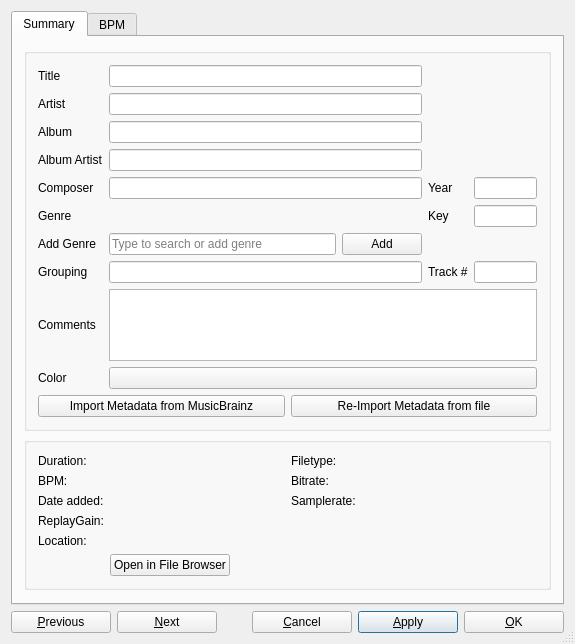
<?xml version="1.0" encoding="UTF-8"?>
<ui version="4.0">
 <class>DlgTrackInfo</class>
 <widget class="QDialog" name="DlgTrackInfo">
  <property name="geometry">
   <rect>
    <x>0</x>
    <y>0</y>
    <width>575</width>
    <height>642</height>
   </rect>
  </property>
  <property name="sizePolicy">
   <sizepolicy hsizetype="Preferred" vsizetype="Preferred">
    <horstretch>0</horstretch>
    <verstretch>0</verstretch>
   </sizepolicy>
  </property>
  <property name="windowTitle">
   <string>Track Editor</string>
  </property>
  <property name="toolTip">
   <string/>
  </property>
  <property name="sizeGripEnabled">
   <bool>true</bool>
  </property>
  <layout class="QVBoxLayout" name="verticalLayout_2">
   <item>
    <widget class="QTabWidget" name="tabWidget">
     <property name="sizePolicy">
      <sizepolicy hsizetype="Preferred" vsizetype="Preferred">
       <horstretch>0</horstretch>
       <verstretch>0</verstretch>
      </sizepolicy>
     </property>
     <property name="minimumSize">
      <size>
       <width>0</width>
       <height>0</height>
      </size>
     </property>
     <property name="currentIndex">
      <number>0</number>
     </property>
     <widget class="QWidget" name="tabSummary">
      <attribute name="title">
       <string>Summary</string>
      </attribute>
      <layout class="QVBoxLayout" name="summary_layout">
       <item>
        <widget class="QGroupBox" name="groupBox">
         <layout class="QGridLayout" name="tags_layout" columnstretch="0,10,0,2">

          <item row="0" column="0">
           <widget class="QLabel" name="lblTitle">
            <property name="sizePolicy">
             <sizepolicy hsizetype="Preferred" vsizetype="Preferred">
              <horstretch>0</horstretch>
              <verstretch>0</verstretch>
             </sizepolicy>
            </property>
            <property name="font">
             <font>
              <italic>false</italic>
             </font>
            </property>
            <property name="text">
             <string>Title</string>
            </property>
            <property name="alignment">
             <set>Qt::AlignLeading|Qt::AlignLeft|Qt::AlignVCenter</set>
            </property>
           </widget>
          </item>
          <item row="0" column="1">
           <widget class="QLineEdit" name="txtTitle">
            <property name="sizePolicy">
             <sizepolicy hsizetype="Expanding" vsizetype="Fixed">
              <horstretch>0</horstretch>
              <verstretch>0</verstretch>
             </sizepolicy>
            </property>
            <property name="minimumSize">
             <size>
              <width>0</width>
              <height>0</height>
             </size>
            </property>
           </widget>
          </item>

          <item row="0" column="2" rowspan="3" colspan="2">
           <widget class="QWidget" name="coverWidget" native="true">
            <property name="sizePolicy">
             <sizepolicy hsizetype="Preferred" vsizetype="Preferred">
              <horstretch>0</horstretch>
              <verstretch>0</verstretch>
             </sizepolicy>
            </property>
            <layout class="QHBoxLayout" name="coverLayout">
             <property name="spacing">
              <number>0</number>
             </property>
             <property name="sizeConstraint">
              <enum>QLayout::SetDefaultConstraint</enum>
             </property>
            </layout>
           </widget>
          </item>

          <item row="1" column="0">
           <widget class="QLabel" name="lblArtist">
            <property name="sizePolicy">
             <sizepolicy hsizetype="Preferred" vsizetype="Preferred">
              <horstretch>0</horstretch>
              <verstretch>0</verstretch>
             </sizepolicy>
            </property>
            <property name="text">
             <string>Artist</string>
            </property>
            <property name="alignment">
             <set>Qt::AlignLeading|Qt::AlignLeft|Qt::AlignVCenter</set>
            </property>
           </widget>
          </item>
          <item row="1" column="1">
           <widget class="QLineEdit" name="txtArtist">
            <property name="sizePolicy">
             <sizepolicy hsizetype="Expanding" vsizetype="Fixed">
              <horstretch>0</horstretch>
              <verstretch>0</verstretch>
             </sizepolicy>
            </property>
            <property name="minimumSize">
             <size>
              <width>0</width>
              <height>0</height>
             </size>
            </property>
           </widget>
          </item>

          <item row="2" column="0">
           <widget class="QLabel" name="lblAlbum">
            <property name="sizePolicy">
             <sizepolicy hsizetype="Preferred" vsizetype="Preferred">
              <horstretch>0</horstretch>
              <verstretch>0</verstretch>
             </sizepolicy>
            </property>
            <property name="text">
             <string>Album</string>
            </property>
            <property name="alignment">
             <set>Qt::AlignLeading|Qt::AlignLeft|Qt::AlignVCenter</set>
            </property>
           </widget>
          </item>
          <item row="2" column="1">
           <widget class="QLineEdit" name="txtAlbum">
            <property name="sizePolicy">
             <sizepolicy hsizetype="Expanding" vsizetype="Fixed">
              <horstretch>0</horstretch>
              <verstretch>0</verstretch>
             </sizepolicy>
            </property>
            <property name="minimumSize">
             <size>
              <width>0</width>
              <height>0</height>
             </size>
            </property>
           </widget>
          </item>

          <item row="3" column="0">
           <widget class="QLabel" name="lblAlbumArtist">
            <property name="sizePolicy">
             <sizepolicy hsizetype="Preferred" vsizetype="Preferred">
              <horstretch>0</horstretch>
              <verstretch>0</verstretch>
             </sizepolicy>
            </property>
            <property name="text">
             <string>Album Artist</string>
            </property>
            <property name="alignment">
             <set>Qt::AlignLeading|Qt::AlignLeft|Qt::AlignVCenter</set>
            </property>
           </widget>
          </item>
          <item row="3" column="1">
           <widget class="QLineEdit" name="txtAlbumArtist">
            <property name="sizePolicy">
             <sizepolicy hsizetype="Expanding" vsizetype="Fixed">
              <horstretch>0</horstretch>
              <verstretch>0</verstretch>
             </sizepolicy>
            </property>
            <property name="minimumSize">
             <size>
              <width>0</width>
              <height>0</height>
             </size>
            </property>
           </widget>
          </item>

          <item row="3" column="2" colspan="2">
           <widget class="QWidget" name="verticalWidgetStars" native="true">
            <property name="sizePolicy">
             <sizepolicy hsizetype="Preferred" vsizetype="Preferred">
              <horstretch>0</horstretch>
              <verstretch>0</verstretch>
             </sizepolicy>
            </property>
            <layout class="QHBoxLayout" name="starsLayout">
             <property name="spacing">
              <number>0</number>
             </property>
             <property name="sizeConstraint">
              <enum>QLayout::SetDefaultConstraint</enum>
             </property>
            </layout>
           </widget>
          </item>

          <item row="4" column="0">
           <widget class="QLabel" name="lblComposer">
            <property name="text">
             <string>Composer</string>
            </property>
            <property name="alignment">
             <set>Qt::AlignLeading|Qt::AlignLeft|Qt::AlignVCenter</set>
            </property>
           </widget>
          </item>
          <item row="4" column="1">
           <widget class="QLineEdit" name="txtComposer">
            <property name="sizePolicy">
             <sizepolicy hsizetype="Expanding" vsizetype="Fixed">
              <horstretch>0</horstretch>
              <verstretch>0</verstretch>
             </sizepolicy>
            </property>
            <property name="minimumSize">
             <size>
              <width>0</width>
              <height>0</height>
             </size>
            </property>
           </widget>
          </item>

          <item row="4" column="2">
           <widget class="QLabel" name="lblYear">
            <property name="text">
             <string>Year</string>
            </property>
            <property name="alignment">
             <set>Qt::AlignLeading|Qt::AlignLeft|Qt::AlignVCenter</set>
            </property>
           </widget>
          </item>
          <item row="4" column="3">
           <widget class="QLineEdit" name="txtYear">
            <property name="sizePolicy">
             <sizepolicy hsizetype="Expanding" vsizetype="Fixed">
              <horstretch>0</horstretch>
              <verstretch>0</verstretch>
             </sizepolicy>
            </property>
           </widget>
          </item>

          <item row="5" column="0">
           <widget class="QLabel" name="lblGenre">
            <property name="text">
             <string>Genre</string>
            </property>
            <property name="alignment">
             <set>Qt::AlignLeading|Qt::AlignLeft|Qt::AlignVCenter</set>
            </property>
           </widget>
          </item>
          <item row="5" column="1">
           <!--<widget class="QLineEdit" name="txtGenre">-->
           <widget class="QWidget" name="txtGenre">
            <property name="sizePolicy">
             <sizepolicy hsizetype="Expanding" vsizetype="Fixed">
              <horstretch>0</horstretch>
              <verstretch>0</verstretch>
             </sizepolicy>
            </property>
            <property name="minimumSize">
             <size>
              <width>0</width>
              <height>0</height>
             </size>
            </property>
           </widget>
          </item>

          <item row="5" column="2">
           <widget class="QLabel" name="lblKey">
            <property name="text">
             <string>Key</string>
            </property>
            <property name="alignment">
             <set>Qt::AlignLeading|Qt::AlignLeft|Qt::AlignVCenter</set>
            </property>
           </widget>
          </item>
          <item row="5" column="3">
           <widget class="QLineEdit" name="txtKey">
            <property name="sizePolicy">
             <sizepolicy hsizetype="Expanding" vsizetype="Fixed">
              <horstretch>0</horstretch>
              <verstretch>0</verstretch>
             </sizepolicy>
            </property>
            <property name="minimumSize">
             <size>
              <width>0</width>
              <height>0</height>
             </size>
            </property>
           </widget>
          </item>

          <item row="6" column="0">
             <widget class="QLabel" name="labelGenreSelector">
               <property name="text">
                 <string>Add Genre</string>
               </property>
             </widget>
           </item>
           <item row="6" column="1">
             <layout class="QHBoxLayout" name="genreSelectorLayout">
               <item>
                 <widget class="QLineEdit" name="genreSelectorEdit">
                   <property name="placeholderText">
                     <string>Type to search or add genre</string>
                   </property>
                 </widget>
               </item>
               <item>
                 <widget class="QPushButton" name="genreAddButton">
                   <property name="text">
                     <string>Add</string>
                   </property>
                 </widget>
               </item>
             </layout>
           </item>

           <item row="8" column="0">
           <widget class="QLabel" name="lblGrouping">
            <property name="text">
             <string>Grouping</string>
            </property>
            <property name="alignment">
             <set>Qt::AlignLeading|Qt::AlignLeft|Qt::AlignVCenter</set>
            </property>
           </widget>
          </item>
          <item row="8" column="1">
           <widget class="QLineEdit" name="txtGrouping">
            <property name="sizePolicy">
             <sizepolicy hsizetype="Expanding" vsizetype="Fixed">
              <horstretch>0</horstretch>
              <verstretch>0</verstretch>
             </sizepolicy>
            </property>
            <property name="minimumSize">
             <size>
              <width>0</width>
              <height>0</height>
             </size>
            </property>
           </widget>
          </item>

          <item row="8" column="2">
           <widget class="QLabel" name="lblTrackNumber">
            <property name="text">
             <string>Track #</string>
            </property>
            <property name="alignment">
             <set>Qt::AlignLeading|Qt::AlignLeft|Qt::AlignVCenter</set>
            </property>
           </widget>
          </item>
          <item row="8" column="3">
           <widget class="QLineEdit" name="txtTrackNumber">
            <property name="sizePolicy">
             <sizepolicy hsizetype="Expanding" vsizetype="Fixed">
              <horstretch>0</horstretch>
              <verstretch>0</verstretch>
             </sizepolicy>
            </property>
            <property name="minimumSize">
             <size>
              <width>0</width>
              <height>0</height>
             </size>
            </property>
           </widget>
          </item>

          <item row="9" column="0">
           <widget class="QLabel" name="lblTrackComment">
            <property name="text">
             <string>Comments</string>
            </property>
            <property name="alignment">
             <set>Qt::AlignLeading|Qt::AlignLeft|Qt::AlignVCenter</set>
            </property>
           </widget>
          </item>
          <item row="9" column="1" colspan="3">
           <widget class="QPlainTextEdit" name="txtComment">
            <property name="tabChangesFocus">
             <bool>true</bool>
            </property>
           </widget>
          </item>

           <item row="10" column="0">
           <widget class="QLabel" name="lblTrackColor">
            <property name="text">
             <string>Color</string>
            </property>
            <property name="alignment">
             <set>Qt::AlignLeading|Qt::AlignLeft|Qt::AlignVCenter</set>
            </property>
           </widget>
          </item>
          <item row="10" column="1" colspan="3">
           <widget class="QPushButton" name="btnColorPicker">
            <property name="sizePolicy">
             <sizepolicy hsizetype="MinimumExpanding" vsizetype="MinimumExpanding">
              <horstretch>0</horstretch>
              <verstretch>0</verstretch>
             </sizepolicy>
            </property>
           </widget>
          </item>
          <item row="11" column="0">
           <spacer name="horizontalSpacer_5">
            <property name="orientation">
             <enum>Qt::Horizontal</enum>
            </property>
            <property name="sizeHint" stdset="0">
             <size>
              <width>40</width>
              <height>10</height>
             </size>
            </property>
           </spacer>
          </item>
          <item row="11" column="0" colspan="4">
           <layout class="QHBoxLayout" name="meatdata_buttons_layout">
            <item>
             <widget class="QPushButton" name="btnImportMetadataFromMusicBrainz">
              <property name="text">
               <string>Import Metadata from MusicBrainz</string>
              </property>
             </widget>
            </item>
            <item>
             <widget class="QPushButton" name="btnImportMetadataFromFile">
              <property name="text">
               <string>Re-Import Metadata from file</string>
              </property>
             </widget>
            </item>
           </layout>
          </item>

         </layout>
        </widget>
       </item>

       <item>
        <widget class="QGroupBox" name="properties_groupBox">
         <property name="sizePolicy">
          <sizepolicy hsizetype="Preferred" vsizetype="Minimum">
           <horstretch>0</horstretch>
           <verstretch>0</verstretch>
          </sizepolicy>
         </property>
         <layout class="QGridLayout" name="properties_layout" rowstretch="0,0,0,0,0,0" columnstretch="0,1,0,1">

          <item row="0" column="0">
           <widget class="QLabel" name="lblDuration">
            <property name="text">
             <string>Duration:</string>
            </property>
           </widget>
          </item>
          <item row="0" column="1">
           <widget class="QLabel" name="txtDuration">
            <property name="font">
             <font>
              <weight>75</weight>
              <bold>true</bold>
             </font>
            </property>
            <property name="text">
             <string/>
            </property>
            <property name="textInteractionFlags">
             <set>Qt::LinksAccessibleByMouse|Qt::TextSelectableByKeyboard|Qt::TextSelectableByMouse</set>
            </property>
           </widget>
          </item>

          <item row="0" column="2">
           <widget class="QLabel" name="lblType">
            <property name="text">
             <string>Filetype:</string>
            </property>
           </widget>
          </item>
          <item row="0" column="3">
           <widget class="QLabel" name="txtType">
            <property name="font">
             <font>
              <weight>75</weight>
              <bold>true</bold>
             </font>
            </property>
            <property name="text">
             <string/>
            </property>
            <property name="textInteractionFlags">
             <set>Qt::LinksAccessibleByMouse|Qt::TextSelectableByKeyboard|Qt::TextSelectableByMouse</set>
            </property>
           </widget>
          </item>

          <item row="1" column="0">
           <widget class="QLabel" name="lblBpm">
            <property name="text">
             <string>BPM:</string>
            </property>
           </widget>
          </item>
          <item row="1" column="1">
           <widget class="QLabel" name="txtBpm">
            <property name="font">
             <font>
              <weight>75</weight>
              <bold>true</bold>
             </font>
            </property>
            <property name="text">
             <string/>
            </property>
            <property name="textInteractionFlags">
             <set>Qt::LinksAccessibleByMouse|Qt::TextSelectableByKeyboard|Qt::TextSelectableByMouse</set>
            </property>
           </widget>
          </item>

          <item row="1" column="2">
           <widget class="QLabel" name="lblBitrate">
            <property name="text">
             <string>Bitrate:</string>
            </property>
           </widget>
          </item>
          <item row="1" column="3">
           <widget class="QLabel" name="txtBitrate">
            <property name="font">
             <font>
              <weight>75</weight>
              <bold>true</bold>
             </font>
            </property>
            <property name="text">
             <string/>
            </property>
            <property name="textInteractionFlags">
             <set>Qt::LinksAccessibleByMouse|Qt::TextSelectableByKeyboard|Qt::TextSelectableByMouse</set>
            </property>
           </widget>
          </item>

          <item row="2" column="0">
           <widget class="QLabel" name="lblDateAdded">
            <property name="text">
             <string>Date added:</string>
            </property>
           </widget>
          </item>
          <item row="2" column="1">
           <widget class="QLabel" name="txtDateAdded">
            <property name="font">
             <font>
              <weight>75</weight>
              <bold>true</bold>
             </font>
            </property>
            <property name="text">
             <string/>
            </property>
            <property name="textInteractionFlags">
             <set>Qt::LinksAccessibleByMouse|Qt::TextSelectableByKeyboard|Qt::TextSelectableByMouse</set>
            </property>
           </widget>
          </item>

          <item row="2" column="2">
           <widget class="QLabel" name="lblSamplerate">
            <property name="text">
             <string>Samplerate:</string>
            </property>
           </widget>
          </item>
          <item row="2" column="3">
           <widget class="QLabel" name="txtSamplerate">
            <property name="font">
             <font>
              <weight>75</weight>
              <bold>true</bold>
             </font>
            </property>
            <property name="text">
             <string/>
            </property>
           </widget>
          </item>

          <item row="3" column="0">
           <widget class="QLabel" name="lblReplayGain">
            <property name="text">
             <string>ReplayGain:</string>
            </property>
           </widget>
          </item>
          <item row="3" column="1">
           <widget class="QLabel" name="txtReplayGain">
            <property name="font">
             <font>
              <weight>75</weight>
              <bold>true</bold>
             </font>
            </property>
            <property name="text">
             <string/>
            </property>
            <property name="textInteractionFlags">
             <set>Qt::LinksAccessibleByMouse|Qt::TextSelectableByKeyboard|Qt::TextSelectableByMouse</set>
            </property>
           </widget>
          </item>

          <item row="4" column="0">
           <widget class="QLabel" name="lblLocation">
            <property name="text">
             <string>Location:</string>
            </property>
            <property name="alignment">
             <set>Qt::AlignLeading|Qt::AlignLeft|Qt::AlignTop</set>
            </property>
           </widget>
          </item>
          <item row="4" column="1" colspan="3">
           <widget class="QLabel" name="txtLocation">
            <property name="text">
             <string/>
            </property>
            <property name="wordWrap">
             <bool>true</bool>
            </property>
            <property name="textInteractionFlags">
             <set>Qt::LinksAccessibleByMouse|Qt::TextSelectableByKeyboard|Qt::TextSelectableByMouse</set>
            </property>
           </widget>
          </item>

          <item row="5" column="1" colspan="3">
           <layout class="QHBoxLayout" name="openFileBrowser_layout">
            <item>
             <widget class="QPushButton" name="btnOpenFileBrowser">
              <property name="text">
               <string>Open in File Browser</string>
              </property>
             </widget>
            </item>
            <item>
             <spacer name="horizontalSpacer_6">
              <property name="orientation">
               <enum>Qt::Horizontal</enum>
              </property>
              <property name="sizeHint" stdset="0">
               <size>
                <width>40</width>
                <height>10</height>
               </size>
              </property>
             </spacer>
            </item>
           </layout>
          </item>

         </layout>
        </widget>
       </item>
       <item>
        <spacer name="verticalSpacer_2">
         <property name="orientation">
          <enum>Qt::Vertical</enum>
         </property>
         <property name="sizeType">
          <enum>QSizePolicy::MinimumExpanding</enum>
         </property>
         <property name="sizeHint" stdset="0">
          <size>
           <width>20</width>
           <height>2</height>
          </size>
         </property>
        </spacer>
       </item>
      </layout>
     </widget>

     <widget class="QWidget" name="tabBPM">
      <attribute name="title">
       <string>BPM</string>
      </attribute>
      <layout class="QVBoxLayout" name="verticalLayout_4">
       <item>
        <layout class="QHBoxLayout" name="horizontalLayout_4">
         <item>
          <layout class="QGridLayout" name="gridLayout">
           <item row="0" column="0">
            <widget class="QLabel" name="labelBpm">
             <property name="text">
              <string>Track BPM: </string>
             </property>
            </widget>
           </item>
           <item row="0" column="1">
            <widget class="QDoubleSpinBox" name="spinBpm">
             <property name="toolTip">
              <string>Displays the BPM of the selected track.</string>
             </property>
             <property name="decimals">
              <number>8</number>
             </property>
             <property name="maximum">
              <double>500.000000000000000</double>
             </property>
             <property name="singleStep">
              <double>1.000000000000000</double>
             </property>
            </widget>
           </item>
           <item row="1" column="0" colspan="2">
            <widget class="QCheckBox" name="bpmConst">
             <property name="toolTip">
              <string>Converts beats detected by the analyzer into a fixed-tempo beatgrid.
Use this setting if your tracks have a constant tempo (e.g. most electronic music).
Often results in higher quality beatgrids, but will not do well on tracks that have tempo shifts.</string>
             </property>
             <property name="layoutDirection">
              <enum>Qt::RightToLeft</enum>
             </property>
             <property name="text">
              <string>Assume constant tempo</string>
             </property>
            </widget>
           </item>
           <item row="2" column="0">
            <widget class="QPushButton" name="bpmDouble">
             <property name="minimumSize">
              <size>
               <width>125</width>
               <height>0</height>
              </size>
             </property>
             <property name="toolTip">
              <string>Sets the BPM to 200% of the current value.</string>
             </property>
             <property name="text">
              <string>Double BPM</string>
             </property>
            </widget>
           </item>
           <item row="2" column="1">
            <widget class="QPushButton" name="bpmHalve">
             <property name="minimumSize">
              <size>
               <width>125</width>
               <height>0</height>
              </size>
             </property>
             <property name="toolTip">
              <string>Sets the BPM to 50% of the current value.</string>
             </property>
             <property name="text">
              <string>Halve BPM</string>
             </property>
            </widget>
           </item>
           <item row="3" column="0">
            <widget class="QPushButton" name="bpmTwoThirds">
             <property name="minimumSize">
              <size>
               <width>125</width>
               <height>0</height>
              </size>
             </property>
             <property name="toolTip">
              <string>Sets the BPM to 66% of the current value.</string>
             </property>
             <property name="text">
              <string>2/3 BPM</string>
             </property>
            </widget>
           </item>
           <item row="3" column="1">
            <widget class="QPushButton" name="bpmThreeFourth">
             <property name="minimumSize">
              <size>
               <width>125</width>
               <height>0</height>
              </size>
             </property>
             <property name="toolTip">
              <string>Sets the BPM to 75% of the current value.</string>
             </property>
             <property name="text">
              <string>3/4 BPM</string>
             </property>
            </widget>
           </item>
           <item row="4" column="0">
            <widget class="QPushButton" name="bpmThreeHalves">
             <property name="minimumSize">
              <size>
               <width>125</width>
               <height>0</height>
              </size>
             </property>
             <property name="toolTip">
              <string>Sets the BPM to 150% of the current value.</string>
             </property>
             <property name="text">
              <string>3/2 BPM</string>
             </property>
            </widget>
           </item>
           <item row="4" column="1">
            <widget class="QPushButton" name="bpmFourThirds">
             <property name="minimumSize">
              <size>
               <width>125</width>
               <height>0</height>
              </size>
             </property>
             <property name="toolTip">
              <string>Sets the BPM to 133% of the current value.</string>
             </property>
             <property name="text">
              <string>4/3 BPM</string>
             </property>
            </widget>
           </item>
           <item row="2" column="2" rowspan="3">
            <widget class="QPushButton" name="bpmTap">
             <property name="minimumSize">
              <size>
               <width>121</width>
               <height>91</height>
              </size>
             </property>
             <property name="maximumSize">
              <size>
               <width>123</width>
               <height>128</height>
              </size>
             </property>
             <property name="toolTip">
              <string>Tap with the beat to set the BPM to the speed you are tapping.</string>
             </property>
             <property name="text">
              <string>Tap to Beat</string>
             </property>
            </widget>
           </item>
          </layout>
         </item>
        </layout>
       </item>
       <item>
        <widget class="Line" name="line">
         <property name="orientation">
          <enum>Qt::Horizontal</enum>
         </property>
        </widget>
       </item>
       <item>
        <widget class="QPushButton" name="bpmClear">
         <property name="text">
          <string>Clear BPM and Beatgrid</string>
         </property>
        </widget>
       </item>
       <item>
        <widget class="QLabel" name="label">
         <property name="text">
          <string>Hint: Use the Library Analyze view to run BPM detection.</string>
         </property>
        </widget>
       </item>
       <item>
        <spacer name="verticalSpacer">
         <property name="orientation">
          <enum>Qt::Vertical</enum>
         </property>
         <property name="sizeHint" stdset="0">
          <size>
           <width>0</width>
           <height>200</height>
          </size>
         </property>
        </spacer>
       </item>
      </layout>
     </widget>
    </widget>
   </item>
   <item>
    <layout class="QHBoxLayout" name="buttonLayout">
     <item>
      <widget class="QPushButton" name="btnPrev">
       <property name="minimumSize">
        <size>
         <width>100</width>
         <height>0</height>
        </size>
       </property>
       <property name="maximumSize">
        <size>
         <width>95</width>
         <height>16777215</height>
        </size>
       </property>
       <property name="toolTip">
        <string extracomment="&quot;Previous&quot; button">Move to the previous item.</string>
       </property>
       <property name="text">
        <string>&amp;Previous</string>
       </property>
      </widget>
     </item>
     <item>
      <widget class="QPushButton" name="btnNext">
       <property name="minimumSize">
        <size>
         <width>100</width>
         <height>0</height>
        </size>
       </property>
       <property name="toolTip">
        <string extracomment="&quot;Next&quot; button">Move to the next item.</string>
       </property>
       <property name="text">
        <string>&amp;Next</string>
       </property>
      </widget>
     </item>
     <item>
      <spacer name="horizontalSpacer">
       <property name="orientation">
        <enum>Qt::Horizontal</enum>
       </property>
       <property name="sizeHint" stdset="0">
        <size>
         <width>40</width>
         <height>20</height>
        </size>
       </property>
      </spacer>
     </item>
     <item>
      <widget class="QPushButton" name="btnCancel">
       <property name="minimumSize">
        <size>
         <width>100</width>
         <height>0</height>
        </size>
       </property>
       <property name="toolTip">
        <string extracomment="&quot;Cancel&quot; button">Discard changes and close the window.</string>
       </property>
       <property name="text">
        <string>&amp;Cancel</string>
       </property>
       <property name="default">
        <bool>false</bool>
       </property>
      </widget>
     </item>
     <item>
      <widget class="QPushButton" name="btnApply">
       <property name="minimumSize">
        <size>
         <width>100</width>
         <height>0</height>
        </size>
       </property>
       <property name="toolTip">
        <string extracomment="&quot;Apply&quot; button">Save changes and keep the window open.</string>
       </property>
       <property name="text">
        <string>&amp;Apply</string>
       </property>
       <property name="default">
        <bool>true</bool>
       </property>
      </widget>
     </item>
     <item>
      <widget class="QPushButton" name="btnOK">
       <property name="minimumSize">
        <size>
         <width>100</width>
         <height>0</height>
        </size>
       </property>
       <property name="toolTip">
        <string extracomment="&quot;OK&quot; button">Save changes and close the window.</string>
       </property>
       <property name="text">
        <string>&amp;OK</string>
       </property>
       <property name="default">
        <bool>false</bool>
       </property>
      </widget>
     </item>
    </layout>
   </item>
  </layout>
 </widget>
 <layoutdefault spacing="6" margin="11"/>
 <tabstops>
  <tabstop>tabWidget</tabstop>
  <tabstop>txtTitle</tabstop>
  <tabstop>txtArtist</tabstop>
  <tabstop>txtAlbum</tabstop>
  <tabstop>txtAlbumArtist</tabstop>
  <tabstop>txtComposer</tabstop>
  <tabstop>txtGenre</tabstop>
  <tabstop>txtGrouping</tabstop>
  <tabstop>txtComment</tabstop>
  <tabstop>txtYear</tabstop>
  <tabstop>txtKey</tabstop>
  <tabstop>txtTrackNumber</tabstop>
  <tabstop>btnColorPicker</tabstop>
  <tabstop>btnImportMetadataFromMusicBrainz</tabstop>
  <tabstop>btnImportMetadataFromFile</tabstop>
  <tabstop>btnOpenFileBrowser</tabstop>
  <tabstop>spinBpm</tabstop>
  <tabstop>bpmConst</tabstop>
  <tabstop>bpmTap</tabstop>
  <tabstop>bpmDouble</tabstop>
  <tabstop>bpmHalve</tabstop>
  <tabstop>bpmTwoThirds</tabstop>
  <tabstop>bpmThreeFourth</tabstop>
  <tabstop>bpmThreeHalves</tabstop>
  <tabstop>bpmFourThirds</tabstop>
  <tabstop>bpmClear</tabstop>
  <tabstop>btnPrev</tabstop>
  <tabstop>btnNext</tabstop>
  <tabstop>btnCancel</tabstop>
  <tabstop>btnApply</tabstop>
  <tabstop>btnOK</tabstop>
 </tabstops>
 <resources/>
 <connections/>
</ui>
